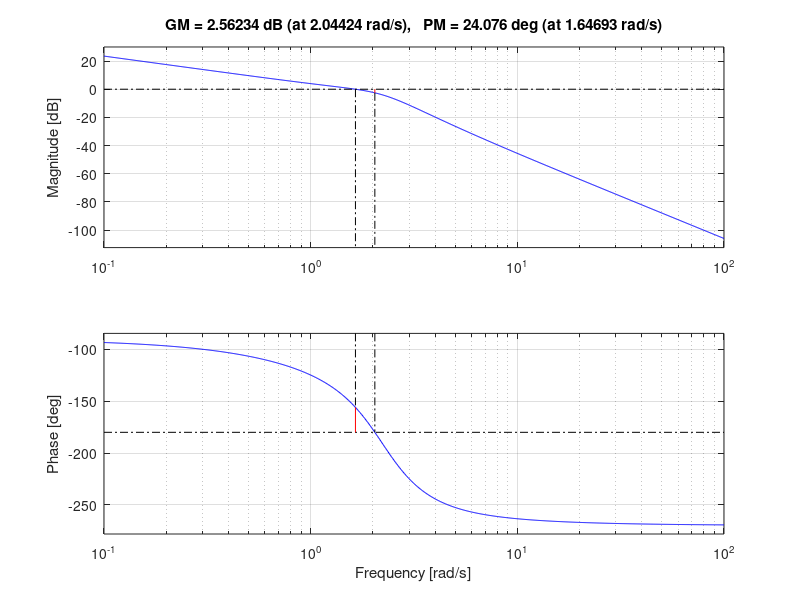
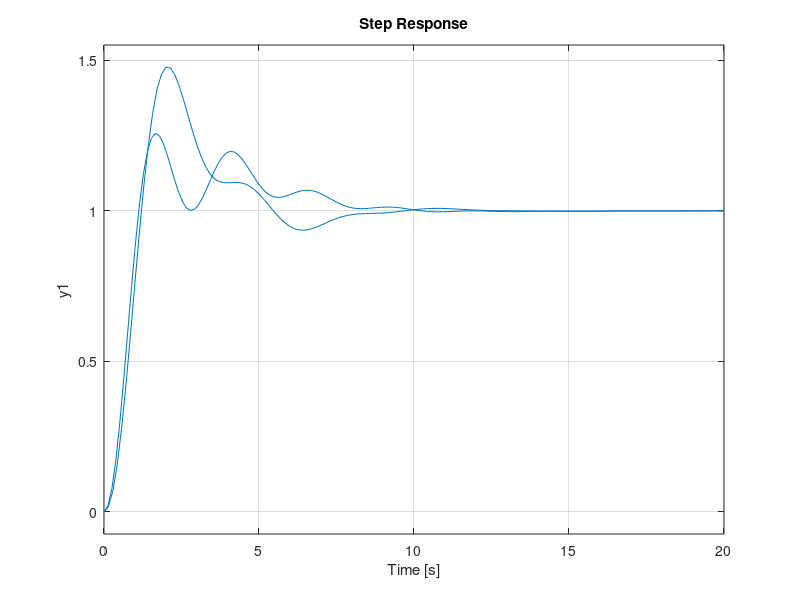
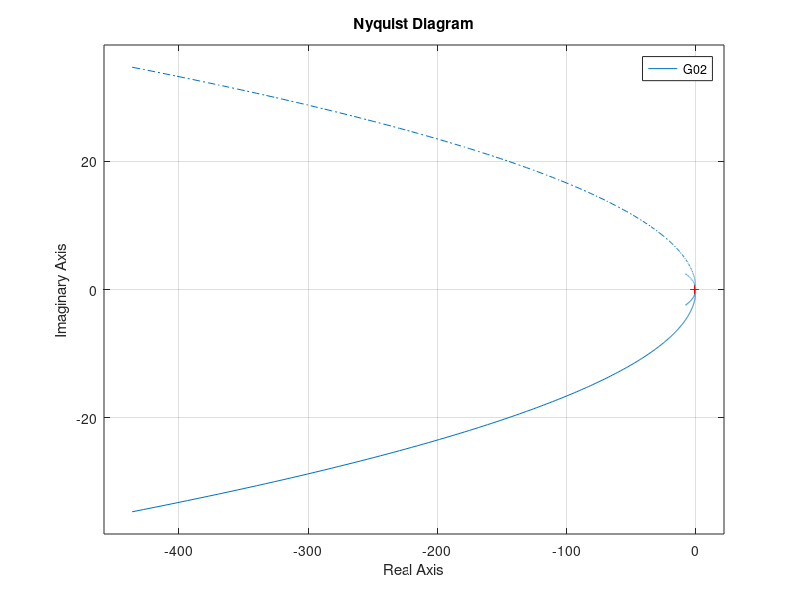
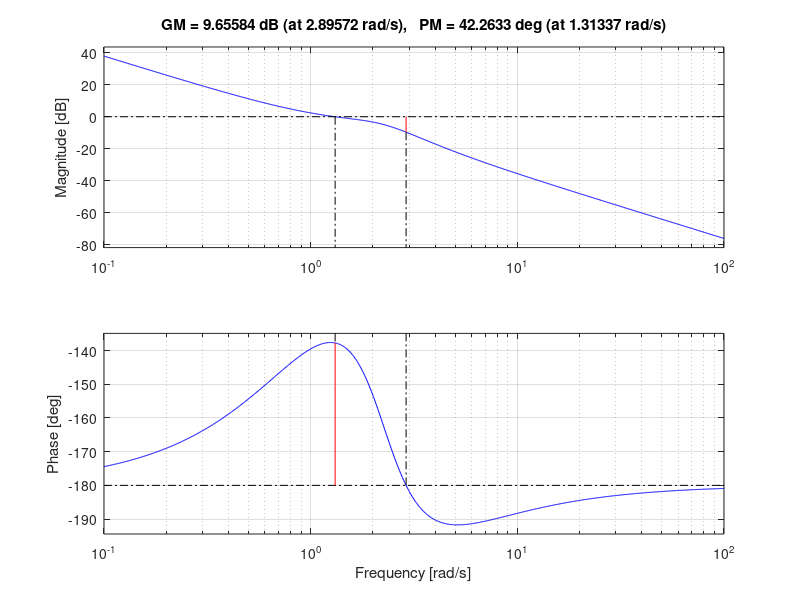

Source code (MATLAB) for these figures, in order:
%% Problem solving session 5  
%% 2015-10-02

G = zpk([-3], [0, -2, -1+2*i, -1-2*i], 5)

figure(1)
clf
margin(G)
grid on

wp = 2.04;
Tu = 2*pi/wp;
Ku = db2mag(2.56)

%% PID parameters according to 8.3
Kp = 0.6*Ku;
Ti = Tu/2;
Td = Tu/8;

s = tf('s') % Laplace s
F = Kp*(1 + 1/(Ti*s) + Td*s);

G0 = G*F;
Gc = feedback(G0, 1);

figure(2)
clf
step(Gc)

figure(3)
clf
nyquist(G0)

figure(4)
clf
margin(G0)

%% PID parameters according to Carr 1986
Kp2 = 0.6667*Ku;
Ti2 = Tu;
Td2 = 0.167*Tu;

s = tf('s') % Laplace s
F2 = Kp2*(1 + 1/(Ti2*s) + Td2*s);

G02 = G*F2;
Gc2 = feedback(G02, 1);

figure(2)
hold on
step(Gc2)

figure(3)
hold on
nyquist(G02)

figure(5)
clf
margin(G02)

